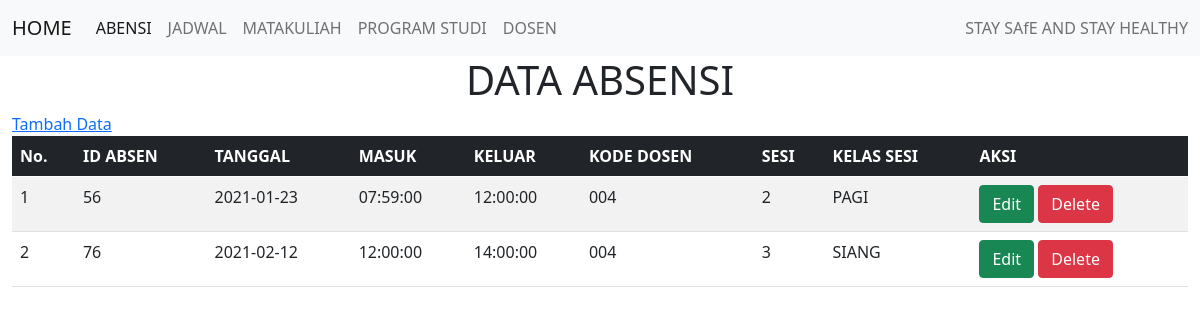
Page /absensi.php on the committed database.
### tables this page shows
CREATE TABLE `tblabsen` (
  `idabsen` int(5) NOT NULL,
  `tglabsen` date DEFAULT NULL,
  `masuk` time DEFAULT NULL,
  `keluar` time DEFAULT NULL,
  `kodedosen` varchar(5) DEFAULT NULL,
  `sesi` char(1) DEFAULT NULL,
  `kelassesi` varchar(8) DEFAULT NULL
);

### koneksi.php (called while the page is built)
<?php
    class Connection {
        public function get_connection(){
            $host       = "localhost";
            $database   = "absensi";
            $username   = "root";
            $password   = "";
            $connect = new mysqli($host, $username, $password, $database);
            return $connect;
        }
    }
?>

### model.php (called while the page is built, shortened)
<?php
    include 'koneksi.php';
    class Model extends Connection{
        public function __construct(){
            $this->conn = $this->get_connection();
        }
        public function tampil_absen(){
            $sql =
        "SELECT * FROM tblabsen ";
            $bind = $this->conn->query($sql);
            while ($obj = $bind->fetch_object()) {
                $baris[] = $obj;
            }
            if (!empty($baris)) {
                return $baris;
            }
        }
    }
?>

### absensi.php (the view, shortened to what this page needs)
<?php
include 'model.php';
$model = new Model();
$index = 1;
?>
<!DOCTYPE html>
<html lang="en">
<head>
    <link href="https://cdn.jsdelivr.net/npm/bootstrap@5.0.0-beta3/dist/css/bootstrap.min.css" rel="stylesheet">
</head>
<body>
    <?php
    include 'navbar.php';
    ?>
    <div class="container-fluid">
        <h1 align="center">DATA ABSENSI</h1>
        <a href="insert_absen.php"> Tambah Data</a><br>
        <table class="table table-striped">
            <thead class="table-dark">
                <tr>
                    <th>No.</th>
                    <th>ID ABSEN</th>
                    <th>TANGGAL</th>
                    <th>MASUK</th>
                    <th>KELUAR</th>
                    <th>KODE DOSEN</th>
                    <th>SESI</th>
                    <th>KELAS SESI</th>
                    <th>AKSI</th>
                </tr>
            </thead>
            <tbody>
                <?php
                $result = $model->tampil_absen();
                if (!empty($result)) {
                    foreach ($result as $data) : ?>
                        <tr>
                            <td><?= $index++ ?></td>
                            <td><?= $data->idabsen ?></td>
                            <td><?= $data->tglabsen ?></td>
                            <td><?= $data->masuk ?></td>
                            <td><?= $data->keluar ?></td>
                            <td><?= $data->kodedosen ?></td>
                            <td><?= $data->sesi ?></td>
                            <td><?= $data->kelassesi ?></td>
                            <td>
                                <a class="btn btn-success" name="edit" id="edit" href="edit_absensi.php?id=<?= $data->idabsen ?>">Edit</a>
                                <a class="btn btn-danger" name="delete" id="delete" href="proces.php?id=<?= $data->idabsen ?>">Delete</a>
                            </td>
                        </tr>
                    <?php endforeach;
                } ?>
            </tbody>
        </table>
    </div>
</body>
</html>

### rows in the picture
tblabsen: idabsen "56", tglabsen "2021-01-23", masuk "07:59:00", keluar "12:00:00", kodedosen "004", sesi "2", kelassesi "PAGI"
tblabsen: idabsen "76", tglabsen "2021-02-12", masuk "12:00:00", keluar "14:00:00", kodedosen "004", sesi "3", kelassesi "SIANG"
